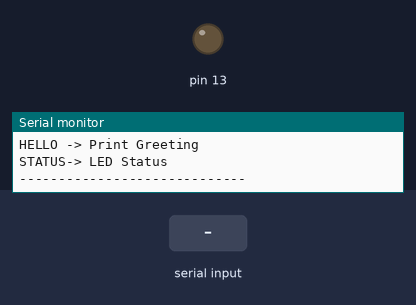
A sketch run on a simulated Arduino Uno, built with avr-gcc and run on an emulated ATmega328P. On the bench: output pins drawn as LEDs (lit = HIGH), the last lines printed to the serial monitor. The test bench sets the inputs (shaded band).

Above: at 1.3 s.
1.4 s: "ON\n" received over Serial
At 2.3 s:
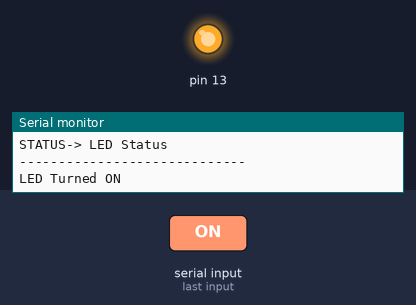
2.9 s: "OFF\n" received over Serial
At 3.4 s:
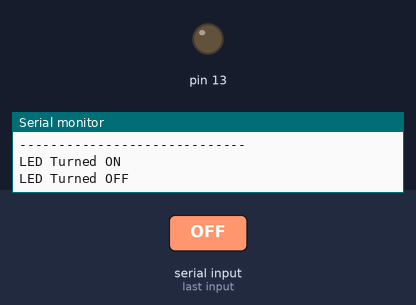
Timing chart, 0 to 5.9 s (numbered marks = the images above; inputs shaded):
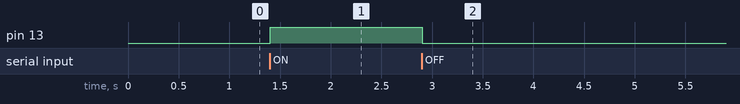

Measured:
- after the input at 1.4 s, pin 13: LOW → HIGH at once
- after the input at 2.9 s, pin 13: HIGH → LOW at once

The sketch:

sketch.ino
```cpp
// Serial Command Interface

char command;

void setup() {
  Serial.begin(9600);

  pinMode(13, OUTPUT);

  Serial.println("=== Serial Command Interface ===");
  Serial.println("Commands:");
  Serial.println("ON    -> Turn LED ON");
  Serial.println("OFF   -> Turn LED OFF");
  Serial.println("HELLO -> Print Greeting");
  Serial.println("STATUS-> LED Status");
  Serial.println("-----------------------------");
}

void loop() {

  if (Serial.available()) {

    String command = Serial.readStringUntil('\n');
    command.trim();
    command.toUpperCase();

    if (command == "ON") {
      digitalWrite(13, HIGH);
      Serial.println("LED Turned ON");
    }

    else if (command == "OFF") {
      digitalWrite(13, LOW);
      Serial.println("LED Turned OFF");
    }

    else if (command == "HELLO") {
      Serial.println("Hello! Welcome to Arduino.");
    }

    else if (command == "STATUS") {
      if (digitalRead(13))
        Serial.println("LED is ON");
      else
        Serial.println("LED is OFF");
    }

    else {
      Serial.println("Invalid Command!");
    }
  }
}
```
